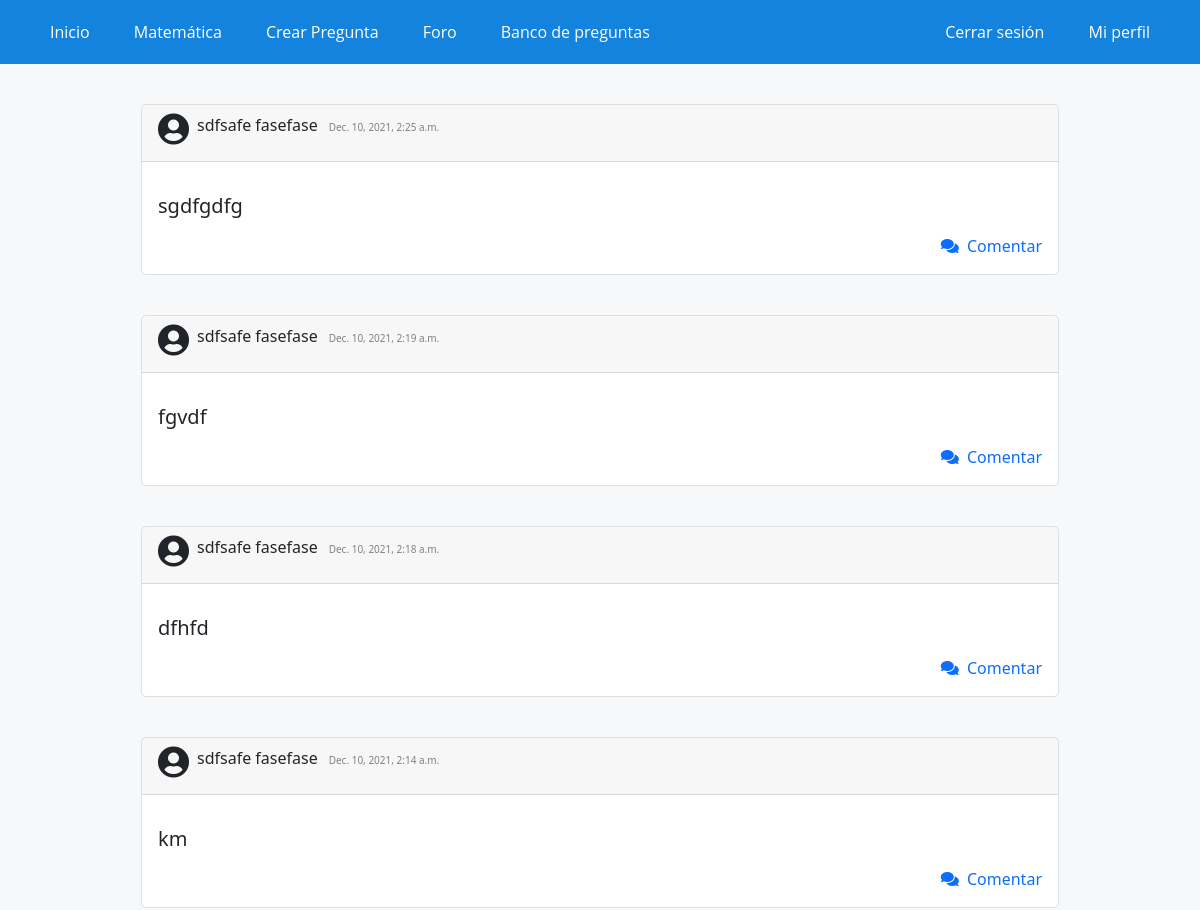
/foro/ (signed in, upper part), run on an earlier commit of the app's database.
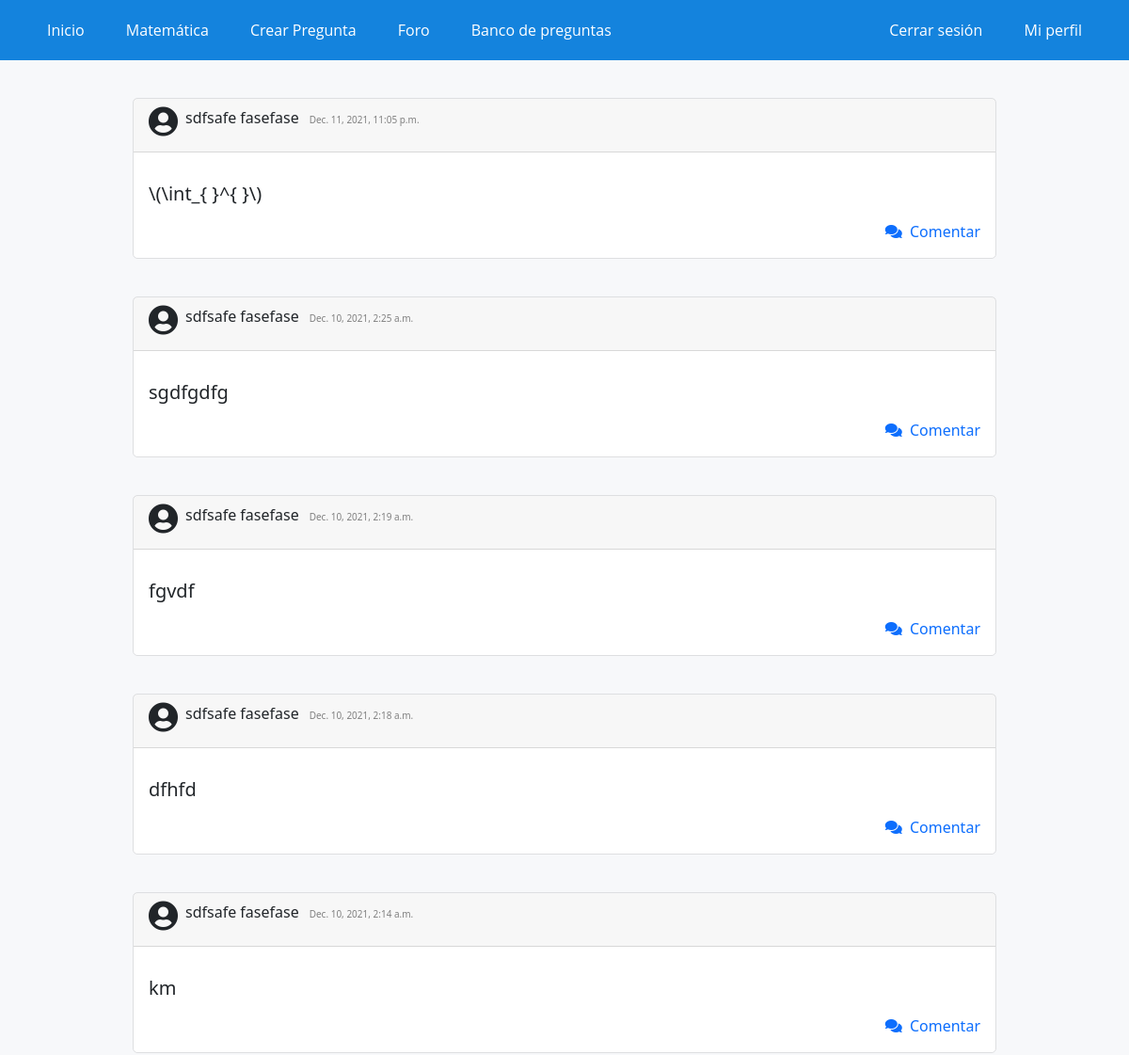
And on a later commit of the database.
### WebApp/models.py (models this page shows, shortened)
class PostForo(models.Model):
    usuario = models.ForeignKey(settings.AUTH_USER_MODEL, on_delete=models.CASCADE)
    sigla = models.CharField(max_length=7, choices=siglas)
    texto = models.TextField(max_length=2500)
    slug = models.SlugField(unique=True, blank=True,max_length=2500)
    tiempo = models.DateTimeField(auto_now_add=True)
    class Meta:
        ordering = ['-tiempo']

### WebApp/views.py (the view)
# urls.py: path('foro/', foro, name="foro1"),
def foro(request):
    post = PostForo.objects.all()
    contexto = {
        'post': post
    }
    return render(request, 'app/foro.html', contexto)

### WebApp/templates/app/foro.html (shortened to what this page needs)
{% extends 'app/base.html' %}
{% load static %}
{% block contenido %}
<div class="elContenedor">
    <p>
        {% for post in post %}
        <div class="preguntas mb-3 mx-auto" style="width: 85%;">
            <div class="card-header"><i style="float: left; " class="svg-inline--fa fas fa-user-circle fa-2x">&nbsp;</i>
                <p style="display: inline-block; ">{{post.usuario.first_name}}{{" "}}{{post.usuario.last_name}}</p> &nbsp;<h7 style="color: gray; font-size: 10px;">
                    {{post.tiempo}}</h7>
            </div>
            <div class="card-body">
                <p class="card-text">
                    <h5 style="word-wrap: break-word;">{{post.texto}}</h5>
                </p>
                <div>
                    <a style="text-decoration: none;" href="{% url 'foro2' post.pk %}">
                        <div style="text-align: right;"><i class="fas fa-comments "></i>&nbsp;&nbsp;Comentar</div>
                    </a>
                </div>
            </div>
        </div>
        {% endfor %}
    </p>
</div>
{% endblock %}

What changed in the data, as far as the page shows it:
added PostForo: usuario.first_name "sdfsafe", usuario.last_name "fasefase", tiempo "Dec. 11, 2021, 11:05 p.m.", texto "\\(\\int_{ }^{ }\\)"
